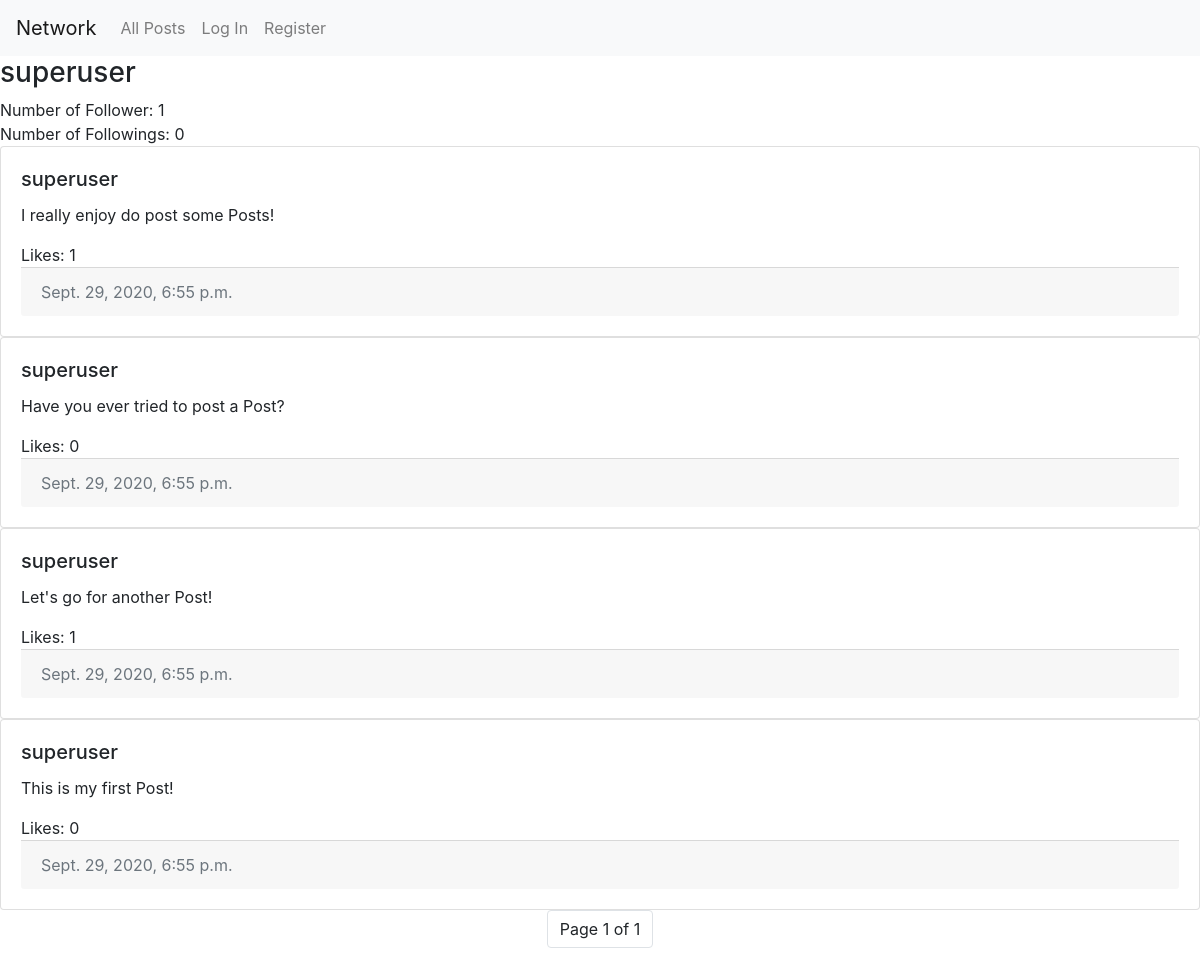
Page /profile/superuser on the earlier database version.
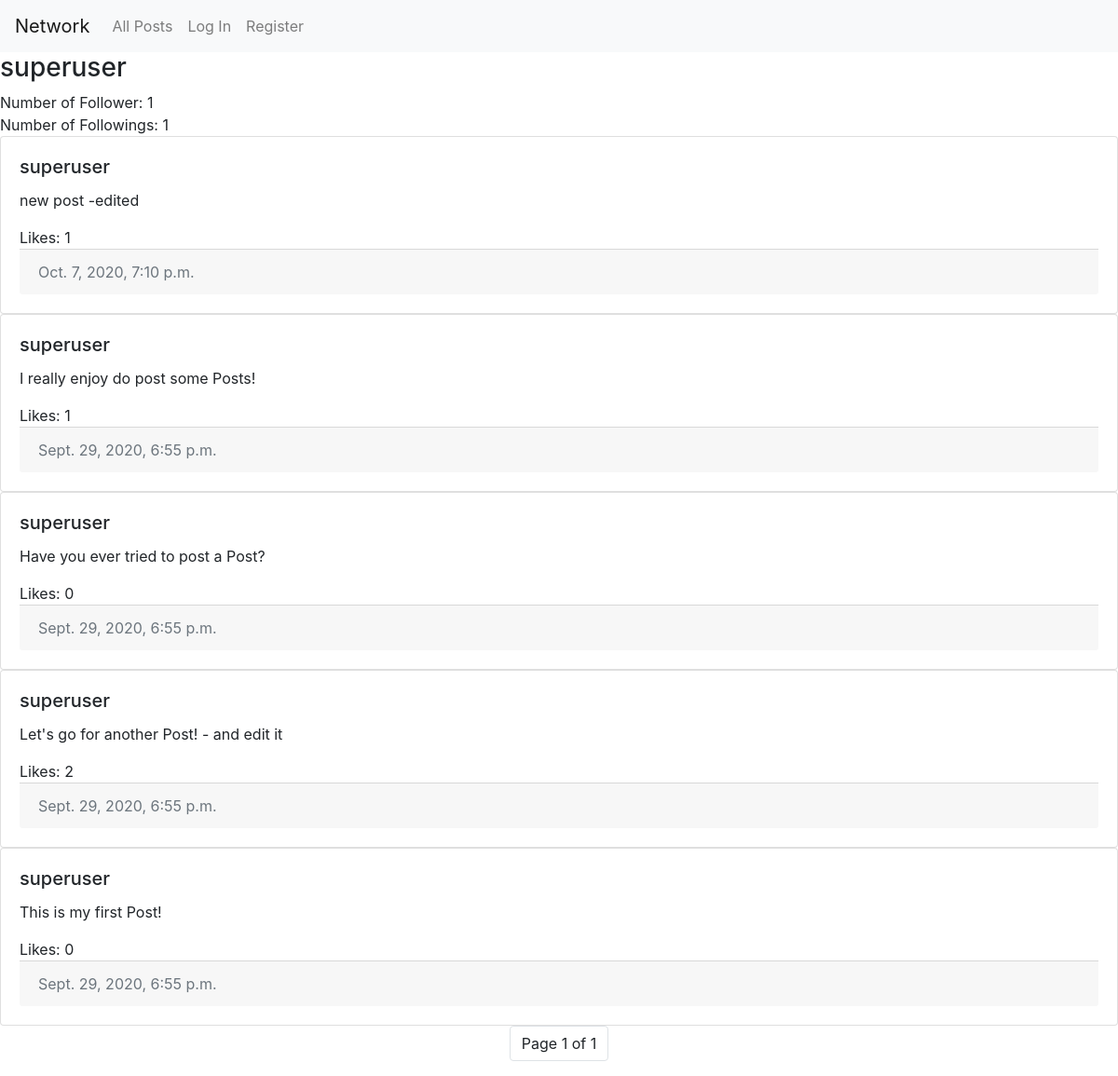
Same page on the later database version.
### network/models.py (models this page shows, shortened)
class User(AbstractUser):
    pass

class Post(models.Model):
    text = models.TextField()
    user = models.ForeignKey(
        "User", on_delete=models.CASCADE, related_name="posts")
    created_at = models.DateTimeField(auto_now_add=True)
    likes = models.ManyToManyField(
        "User", blank=True, related_name="likes")

### network/views.py (the view)
# urls.py: path("profile/<str:username>", views.profile, name="profile"),
def profile(request, username):
    try:
        user = User.objects.get(username=username)
    except User.DoesNotExist:
        return JsonResponse({"error": "User not found."}, status=404)
    posts = Post.objects.filter(user=user)
    posts = posts.order_by("-created_at")
    posts = pagination(request, posts)
    try:
        if Follower.objects.filter(user=user, follower=request.user).exists():
            following = True
        else:
            following = False
    except:
        return render(request, "network/profile.html", {
            "requestedUser": user,
            "posts": posts,
        })
    return render(request, "network/profile.html", {
        "requestedUser": user,
        "posts": posts,
        "following": following
    })

### network/views.py (called while the page is built)
def pagination(request, list):
    paginator = Paginator(list, 10)
    page_number = request.GET.get('page')
    paginatedList = paginator.get_page(page_number)
    return paginatedList

### network/templates/network/profile.html (shortened to what this page needs)
{% extends "network/layout.html" %} {% load static %} {% block body %}
<div id="profile">
  <h3 id="user">{{ requestedUser.username }}</h3>
  <div id="follower">Number of Follower: {{ requestedUser.users.count }}</div>
  <div id="following">Number of Followings: {{ requestedUser.followers.count }}</div>
</div>
{% for post in posts %}
    <div class="card">
        <div class="card-body">
            <h5 class="card-title">
                <a>{{ post.user }}</a>
            </h5>
            <p id="{{post.id}}" class="card-text">{{ post.text }}</p>
            <div id="likes-{{ post.id }}">Likes: {{ post.likes.count }}</div>
            <div class="card-footer text-muted">{{ post.created_at }}</div>
        </div>
    </div>
    {% empty %}
        <div class="alert alert-info" role="alert">There are currently no posts available!</div>
    {% endfor %}
        <ul class="pagination justify-content-center">
        <li class="page-item"><a class="page-link">Page {{ posts.number }} of {{ posts.paginator.num_pages }}</a></li>
    </ul>
{% endblock %}

Differences in the rows shown:
changed User "superuser": followers.count "0" → "1"
added Post: user "superuser", text "new post -edited", likes.count "1", created_at "Oct. 7, 2020, 7:10 p.m."
changed Post: text "Let's go for another Post!" → "Let's go for another Post! - and edit it"; likes.count "1" → "2"
